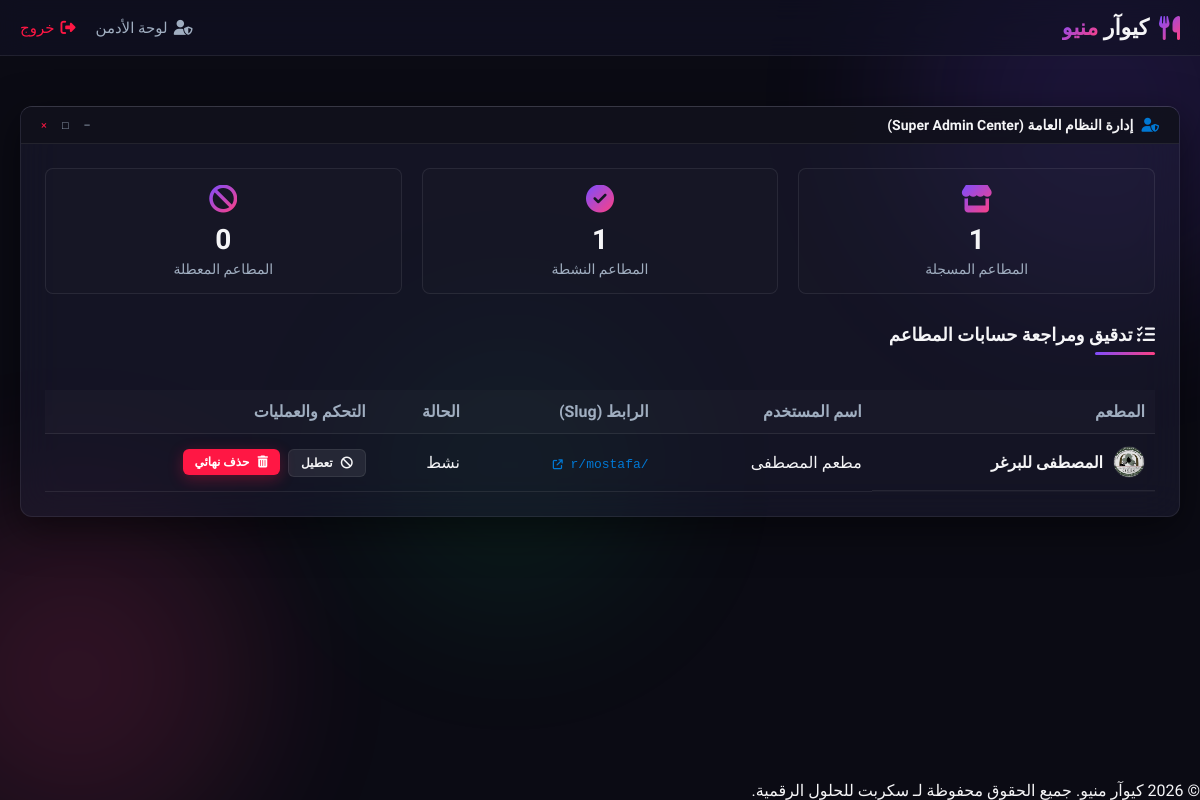
The page /admin (signed in) on the database its author committed.
### tables this page shows
CREATE TABLE restaurants (
        id INTEGER PRIMARY KEY AUTOINCREMENT,
        user_id INTEGER NOT NULL,
        name TEXT NOT NULL,
        slug TEXT UNIQUE NOT NULL,
        logo TEXT,
        status TEXT NOT NULL DEFAULT 'active', theme_name TEXT NOT NULL DEFAULT 'classic_light', theme_primary_color TEXT DEFAULT '#059669', theme_bg_color TEXT DEFAULT '#f8fafc', theme_surface_color TEXT DEFAULT '#ffffff', theme_text_color TEXT DEFAULT '#1e293b', -- 'active', 'pending', 'inactive'
        FOREIGN KEY (user_id) REFERENCES users(id) ON DELETE CASCADE
    );

CREATE TABLE users (
        id INTEGER PRIMARY KEY AUTOINCREMENT,
        username TEXT UNIQUE NOT NULL,
        password TEXT NOT NULL,
        role TEXT NOT NULL DEFAULT 'restaurant' -- 'admin' or 'restaurant'
    );

### app.py (the view)
@app.route('/admin')
def admin_dashboard():
    if session.get('role') != 'admin':
        flash("غير مصرح لك بدخول هذه الصفحة.", "error")
        return redirect(url_for('index'))
    restaurants = db.get_all_restaurants()
    return render_template('admin.html', restaurants=restaurants)

### database.py (called while the page is built)
def get_db():
    conn = sqlite3.connect(DB_PATH)
    conn.row_factory = sqlite3.Row
    conn.execute("PRAGMA foreign_keys = ON")
    return conn

def get_all_restaurants():
    conn = get_db()
    cursor = conn.cursor()
    cursor.execute("SELECT r.*, u.username FROM restaurants r JOIN users u ON r.user_id = u.id")
    res = cursor.fetchall()
    conn.close()
    return res

### templates/admin.html (shortened to what this page needs)
{% extends 'base.html' %}
{% block content %}
<div class="win11-window" style="margin-top: 20px;">
    <div class="win11-window-header">
        <div class="win11-window-title">
            <i class="fa-solid fa-user-shield" style="color: var(--win11-accent);"></i>
            إدارة النظام العامة (Super Admin Center)
        </div>
        <div class="win11-window-controls">
            <span>&ndash;</span>
            <span>&#9633;</span>
            <span style="color: var(--danger-color);">&times;</span>
        </div>
    </div>
    <div class="win11-window-body">
        <div class="stats-grid" style="margin-bottom: 30px;">
            <div class="stat-card desktop-card">
                <i class="fa-solid fa-store stat-icon" style="color: var(--win11-accent);"></i>
                <div class="stat-value">{{ restaurants|length }}</div>
                <div class="stat-label">المطاعم المسجلة</div>
            </div>
            <div class="stat-card desktop-card">
                <i class="fa-solid fa-circle-check stat-icon" style="color: var(--success-color);"></i>
                <div class="stat-value">
                    {% set active_count = namespace(value=0) %}
                    {% for r in restaurants %}
                        {% if r.status == 'active' %}
                            {% set active_count.value = active_count.value + 1 %}
                        {% endif %}
                    {% endfor %}
                    {{ active_count.value }}
                </div>
                <div class="stat-label">المطاعم النشطة</div>
            </div>
            <div class="stat-card desktop-card">
                <i class="fa-solid fa-ban stat-icon" style="color: var(--danger-color);"></i>
                <div class="stat-value">{{ restaurants|length - active_count.value }}</div>
                <div class="stat-label">المطاعم المعطلة</div>
            </div>
        </div>
        <h2 class="section-title" style="font-size: 18px; margin-bottom: 15px;"><i class="fa-solid fa-list-check"></i> تدقيق ومراجعة حسابات المطاعم</h2>
        <div style="overflow-x: auto;">
            <table class="admin-table" style="width: 100%; text-align: right;">
                <thead>
                    <tr style="border-bottom: 1px solid var(--win11-border); color: var(--text-secondary);">
                        <th style="padding: 12px 10px;">المطعم</th>
                        <th style="padding: 12px 10px;">اسم المستخدم</th>
                        <th style="padding: 12px 10px;">الرابط (Slug)</th>
                        <th style="padding: 12px 10px;">الحالة</th>
                        <th style="padding: 12px 10px;">التحكم والعمليات</th>
                    </tr>
                </thead>
                <tbody>
                    {% for r in restaurants %}
                    <tr style="border-bottom: 1px solid rgba(255,255,255,0.03);">
                        <td style="padding: 12px 10px; font-weight: bold; display: flex; align-items: center; gap: 10px;">
                            {% if r.logo %}
                                <img src="{{ url_for('static', filename='uploads/' + r.logo) }}" alt="Logo" style="width: 32px; height: 32px; border-radius: 50%; object-fit: cover; border: 1px solid var(--win11-border);">
                            {% else %}
                                <div style="width: 32px; height: 32px; border-radius: 50%; background: var(--bg-secondary); border: 1px solid var(--win11-border); display: flex; align-items: center; justify-content: center; font-size: 14px;">🍽️</div>
                            {% endif %}
                            {{ r.name }}
                        </td>
                        <td style="padding: 12px 10px;">{{ r.username }}</td>
                        <td style="padding: 12px 10px;">
                            <a href="/r/{{ r.slug }}" target="_blank" style="color: var(--win11-accent); text-decoration: none; font-family: monospace;">
                                /r/{{ r.slug }} <i class="fa-solid fa-arrow-up-right-from-square" style="font-size: 10px;"></i>
                            </a>
                        </td>
                        <td style="padding: 12px 10px;">
                            {% if r.status == 'active' %}
                                <span class="badge-status status-available-badge">نشط</span>
                            {% else %}
                                <span class="badge-status status-billing-badge">معطل</span>
                            {% endif %}
                        </td>
                        <td style="padding: 12px 10px;">
                            <div style="display: flex; gap: 8px;">
                                {% if r.status == 'active' %}
                                    <form action="/admin/toggle-status/{{ r.id }}" method="POST" style="display: inline;">
                                        <button type="submit" class="btn btn-secondary" style="padding: 6px 12px; font-size: 12px; border-radius: 6px;"><i class="fa-solid fa-ban"></i> تعطيل</button>
                                    </form>
                                {% else %}
                                    <form action="/admin/toggle-status/{{ r.id }}" method="POST" style="display: inline;">
                                        <button type="submit" class="btn btn-success" style="padding: 6px 12px; font-size: 12px; border-radius: 6px;"><i class="fa-solid fa-check"></i> تفعيل ورخص</button>
                                    </form>
                                {% endif %}
                                <form action="/admin/delete-restaurant/{{ r.id }}" method="POST" style="display: inline;" onsubmit="return confirm('حذف المطعم سيحذف جميع الوجبات والطلبات والطاولات للأبد ولا يمكن التراجع! هل أنت متأكد؟')">
                                    <button type="submit" class="btn btn-danger" style="padding: 6px 12px; font-size: 12px; border-radius: 6px;"><i class="fa-solid fa-trash-can"></i> حذف نهائي</button>
                                </form>
                            </div>
                        </td>
                    </tr>
                    {% else %}
                    <tr>
                        <td colspan="5" style="text-align: center; color: var(--text-secondary); padding: 30px;">
                            لا توجد مطاعم مسجلة حالياً في النظام.
                        </td>
                    </tr>
                    {% endfor %}
                </tbody>
            </table>
        </div>
    </div>
</div>
{% endblock %}

### static/css/style.css (style rules this page uses)
:root { --bg-primary: #0b0b14; --bg-secondary: #121225; --accent-color: #7c4dff; --accent-gradient: linear-gradient(135deg, #7c4dff 0%, #ff4081 100%); --success-color: #00e676; --warning-color: #ff9100; --danger-color: #ff1744; --text-primary: #f5f5f7; --text-secondary: #a0aec0; --glass-bg: rgba(18, 18, 37, 0.6); --glass-border: rgba(255, 255, 255, 0.08); --card-shadow: 0 8px 32px 0 rgba(0, 0, 0, 0.37); --border-radius-sm: 8px; --border-radius-md: 16px; --border-radius-lg: 24px; --font-main: 'Tajawal', sans-serif; --font-heading: 'Cairo', sans-serif; --transition: all 0.3s cubic-bezier(0.25, 0.8, 0.25, 1); }
html { scroll-behavior: smooth; }
* { margin: 0; padding: 0; box-sizing: border-box; }
body { background-color: var(--bg-primary); color: var(--text-primary); font-family: var(--font-main); min-height: 100vh; display: flex; flex-direction: column; overflow-x: hidden; position: relative; }
.section-title { font-family: var(--font-heading); font-weight: 700; font-size: 24px; margin-bottom: 20px; position: relative; padding-bottom: 10px; }
.section-title::after { content: ''; position: absolute; bottom: 0; right: 0; width: 60px; height: 3px; background: var(--accent-gradient); border-radius: 3px; }
.btn { display: inline-flex; align-items: center; justify-content: center; gap: 8px; padding: 12px 24px; border-radius: var(--border-radius-sm); font-family: var(--font-main); font-weight: 600; font-size: 15px; cursor: pointer; border: none; transition: var(--transition); }
.btn-secondary { background: rgba(255, 255, 255, 0.08); color: var(--text-primary); border: 1px solid var(--glass-border); }
.btn-danger { background: var(--danger-color); color: white; box-shadow: 0 4px 15px rgba(255, 23, 68, 0.3); }
.stats-grid { display: grid; grid-template-columns: repeat(auto-fit, minmax(200px, 1fr)); gap: 20px; margin-bottom: 30px; }
.stat-card { background: rgba(255, 255, 255, 0.03); border: 1px solid var(--glass-border); border-radius: var(--border-radius-sm); padding: 20px; text-align: center; transition: var(--transition); }
.stat-icon { font-size: 28px; margin-bottom: 10px; background: var(--accent-gradient); -webkit-background-clip: text; -webkit-text-fill-color: transparent; }
.stat-value { font-size: 28px; font-weight: 700; margin-bottom: 5px; }
.stat-label { color: var(--text-secondary); font-size: 14px; }
.admin-table { width: 100%; border-collapse: collapse; margin-top: 20px; text-align: right; }
.admin-table th, .admin-table td { padding: 14px 18px; border-bottom: 1px solid var(--glass-border); }
.admin-table th { background: rgba(255, 255, 255, 0.02); color: var(--text-secondary); font-weight: 600; font-family: var(--font-heading); }
.win11-window { background: var(--win11-bg); backdrop-filter: blur(20px) saturate(125%); -webkit-backdrop-filter: blur(20px) saturate(125%); border: 1px solid var(--win11-border); border-radius: var(--win11-radius); box-shadow: var(--win11-shadow); overflow: hidden; margin-bottom: 25px; border-top: 1px solid rgba(255, 255, 255, 0.15); transition: transform 0.2s cubic-bezier(0.1, 0.9, 0.2, 1); }
.win11-window-header { background: var(--win11-titlebar-bg); padding: 10px 20px; display: flex; justify-content: space-between; align-items: center; border-bottom: 1px solid var(--win11-border); user-select: none; }
.win11-window-title { font-family: var(--font-heading); font-weight: 600; font-size: 13px; display: flex; align-items: center; gap: 8px; }
.win11-window-controls { display: flex; gap: 15px; font-size: 11px; color: var(--text-secondary); }
.win11-window-controls span { cursor: pointer; transition: color 0.15s ease; }
.win11-window-body { padding: 24px; max-height: calc(100vh - 180px); overflow-y: auto; }
.desktop-card { background: rgba(255, 255, 255, 0.01) !important; border: 1px solid var(--win11-border) !important; border-radius: 8px !important; box-shadow: none !important; }

### rows shown on the page
restaurants: logo (picture), name "المصطفى للبرغر", username "مطعم المصطفى", slug "mostafa", status "نشط"

### other values the page prints
{{ restaurants|length }} "1"
{{ active_count.value }} "1"
{{ restaurants|length - active_count.value }} "0"
